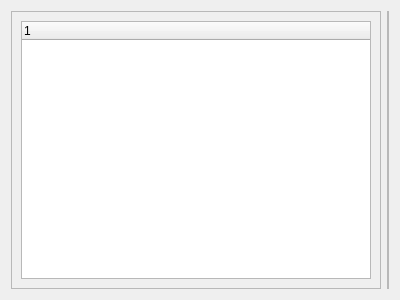
<?xml version="1.0" encoding="UTF-8"?>
<ui version="4.0">
 <class>PackageView</class>
 <widget class="QWidget" name="PackageView">
  <property name="geometry">
   <rect>
    <x>0</x>
    <y>0</y>
    <width>400</width>
    <height>300</height>
   </rect>
  </property>
  <property name="windowTitle">
   <string>PackageView</string>
  </property>
  <layout class="QHBoxLayout" name="horizontalLayout_2">
   <item>
    <layout class="QHBoxLayout" name="horizontalLayout">
     <item>
      <widget class="SimpleCardWidget" name="packageTreeCard">
       <property name="frameShape">
        <enum>QFrame::StyledPanel</enum>
       </property>
       <property name="frameShadow">
        <enum>QFrame::Raised</enum>
       </property>
       <layout class="QVBoxLayout" name="packageTreeCardVerticalLayout">
        <item>
         <widget class="TreeWidget" name="packageTree">
          <column>
           <property name="text">
            <string notr="true">1</string>
           </property>
          </column>
         </widget>
        </item>
       </layout>
      </widget>
     </item>
    </layout>
   </item>
   <item>
    <widget class="SimpleCardWidget" name="packageInfoCard">
     <property name="frameShape">
      <enum>QFrame::StyledPanel</enum>
     </property>
     <property name="frameShadow">
      <enum>QFrame::Raised</enum>
     </property>
     <layout class="QVBoxLayout" name="packageInfoCardVerticalLayout">
      <property name="leftMargin">
       <number>0</number>
      </property>
      <property name="topMargin">
       <number>0</number>
      </property>
      <property name="rightMargin">
       <number>0</number>
      </property>
      <property name="bottomMargin">
       <number>0</number>
      </property>
     </layout>
    </widget>
   </item>
  </layout>
 </widget>
 <customwidgets>
  <customwidget>
   <class>SimpleCardWidget</class>
   <extends>QFrame</extends>
   <header>qfluentwidgets</header>
   <container>1</container>
  </customwidget>
  <customwidget>
   <class>TreeWidget</class>
   <extends>QTreeWidget</extends>
   <header>qfluentwidgets</header>
  </customwidget>
 </customwidgets>
 <resources/>
 <connections/>
</ui>
